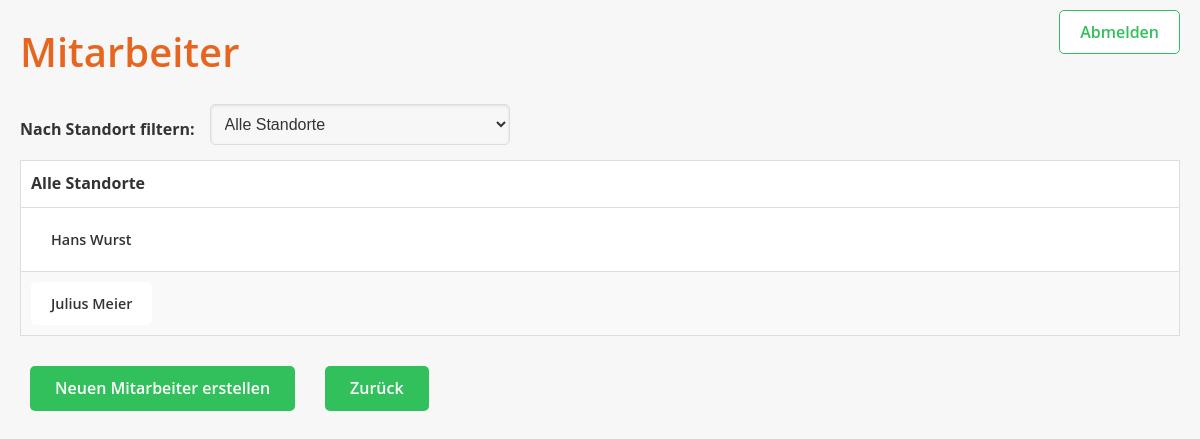
The app's page /PersonaleinsatzplanHaeH/mitarbeiter/list/, older data.
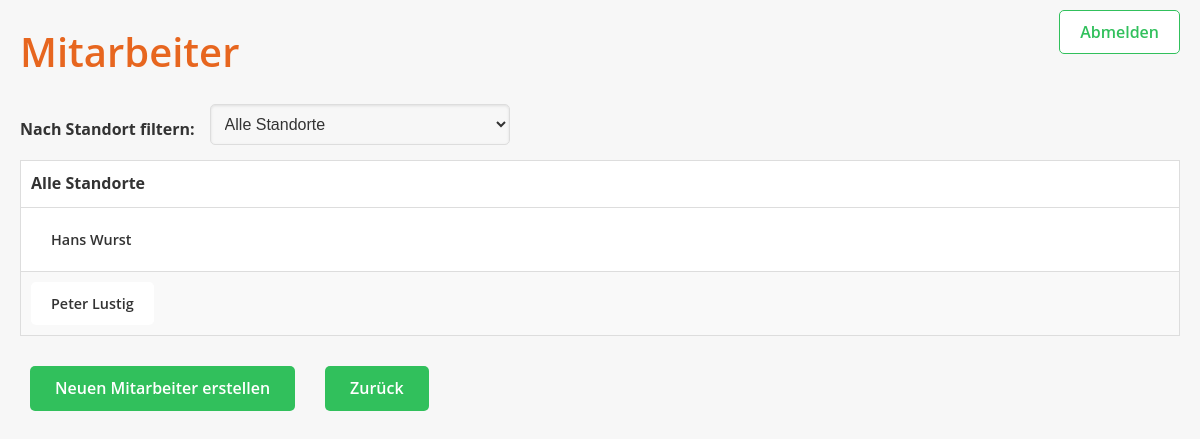
The same page, newer data.
### PersonaleinsatzplanHaeH/models.py (models this page shows, shortened)
class Mitarbeiter(models.Model):
    vorname = models.CharField(max_length=255)
    nachname = models.CharField(max_length=255)
    qualifikation = models.CharField(max_length=255)
    max_woechentliche_arbeitszeit = models.IntegerField()
    personalnummer = models.IntegerField(unique=True, null=False)
    geburtsdatum = models.DateField()
    vertragsbeginn = models.DateField()
    vertragsendeBefristet = models.DateField(blank=True, null=True)
    unbefristet = models.BooleanField(default=False)
    niederlassung = models.ForeignKey(Niederlassung, on_delete=models.PROTECT, null=True, blank=True)

### PersonaleinsatzplanHaeH/views.py (the view)
# urls.py: path('mitarbeiter/list/', MitarbeiterListView.as_view(), name='mitarbeiter_list'),
class MitarbeiterListView(ListView):
    model = Mitarbeiter
    template_name = 'mitarbeiter_list.html'
    context_object_name = 'mitarbeiter'
    def get_queryset(self):
        queryset = super().get_queryset()
        niederlassung_id = self.request.GET.get('niederlassung')
        if niederlassung_id:
            queryset = queryset.filter(niederlassung_id=niederlassung_id)
        return queryset
    def get_context_data(self, **kwargs):
        context = super().get_context_data(**kwargs)
        context['niederlassungen'] = Niederlassung.objects.all()
        niederlassung_id = self.request.GET.get('niederlassung')
        if niederlassung_id:
            niederlassung = Niederlassung.objects.filter(id=niederlassung_id).first()
            context['niederlassung_name'] = niederlassung.name if niederlassung else "Alle Standorte"
        else:
            context['niederlassung_name'] = "Alle Standorte"
        context['zurueck_link'] = self.request.GET.get('next', '/')
        return context

### templates/mitarbeiter_list.html (shortened to what this page needs)
<!DOCTYPE html>
<html lang="en">
<head>
    {% load static %}
    <link rel="stylesheet" href="{% static 'css/styles.css' %}">
</head>
<body>
<div class="navbar">
    <a href="{% url 'PersonaleinsatzplanHaeH:logout' %}" class="logout-link">Abmelden</a>
</div>
<h1>Mitarbeiter</h1>
<form method="get" class="filter-form">
    <div class="filter-row" style="display: flex; align-items: center; gap: 10px;">
        <label for="standort_filter">Nach Standort filtern:</label>
        <select name="niederlassung" id="standort_filter" onchange="this.form.submit()" class="filter-select">
            <option value="">Alle Standorte</option>
        </select>
    </div>
</form>
<table>
    <thead>
        <tr>
            <th>{{ niederlassung_name }}</th>
        </tr>
    </thead>
    <tbody>
        {% for mitarbeiter in mitarbeiter %}
        <tr>
            <td>
                <a href="{% url 'PersonaleinsatzplanHaeH:mitarbeiter_detail' mitarbeiter.pk %}?next={{ request.path }}" class="card-link">
                    {{ mitarbeiter.vorname }} {{ mitarbeiter.nachname }}
                </a>
            </td>
        </tr>
        {% endfor %}
    </tbody>
</table>
<div class="actions">
    <a href="{% url 'PersonaleinsatzplanHaeH:mitarbeiter_create' %}?next={{ request.path }}" class="action-link">
        Neuen Mitarbeiter erstellen
    </a>
    <a href="{{ zurueck_link }}" class="action-link">Zurück</a>
</div>
</body>
</html>

Row changes from the older to the newer data that the page shows:
removed Mitarbeiter: vorname "Julius", nachname "Meier"
added Mitarbeiter: vorname "Peter", nachname "Lustig"
